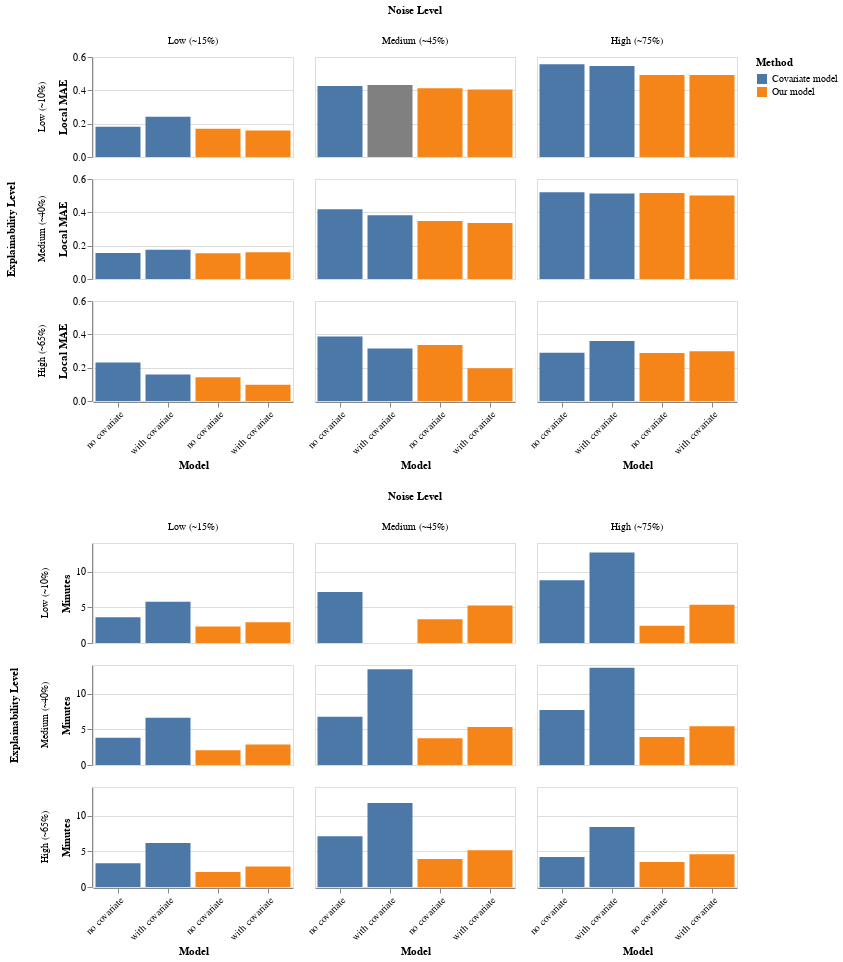

The notebook cell this image was saved under:
### Code cell
plots = []
relabel = ""
for idx, param in zip(df["Partial Index"], df["Config"]):
    relabel += f"datum.label == {idx} ? '{param}' :"
relabel += "'NA'"
for field in ["Local MAE", "Local MSE", "Global MAE", "Global MSE", "Minutes"]:
    plots.append(alt.Chart(df).mark_bar().encode(
        x = alt.X(
            field="Partial Index",
            type="nominal",
            title="Model",
            axis=alt.Axis(labelExpr=relabel, labelAngle=-45),
            sort=alt.Sort(field="Index"),
        ),
        y = alt.Y(field=field, type="quantitative"),
        color = alt.condition(
            ~alt.datum.MCMC,
            alt.ColorValue("Gray"),
            alt.Column(
                field="Method",
                sort=alt.Sort(field="Index"),
                title="Method",
            )
        ),
    ).properties(
        width=200,
        height=100,
    ).facet(
        row=alt.Row(field="Explainability Level", sort=alt.Sort(field="Index")),
        column=alt.Column(field="Noise Level", sort=alt.Sort(field="Index")),
    ))
plots[0] & plots[4]

### Figure 1 — Vega-Lite specification as saved in the notebook (floating-point values rounded to 4 significant figures)
{"config": {"view": {"continuousWidth": 300, "continuousHeight": 300}}, "vconcat": [{"facet": {"column": {"field": "Noise Level", "sort": {"field": "Index"}}, "row": {"field": "Explainability Level", "sort": {"field": "Index"}}}, "spec": {"mark": {"type": "bar"}, "encoding": {"color": {"field": "Method", "sort": {"field": "Index"}, "title": "Method", "condition": {"test": "(!datum.MCMC)", "value": "Gray"}}, "x": {"axis": {"labelAngle": -45, "labelExpr": "datum.label == 0 ? 'no covariate' :datum.label == 1 ? 'with covariate' :datum.label == 0 ? 'no covariate' :datum.label == 1 ? 'with covariate' :datum.label == 0 ? 'no covariate' :datum.label == 1 ? 'with covariate' :datum.label == 0 ? 'no covariate' :datum.label == 1 ? 'with covariate' :datum.label == 0 ? 'no covariate' :datum.label == 1 ? 'with covariate' :datum.label == 0 ? 'no covariate' :datum.label == 1 ? 'with covariate' :datum.label == 0 ? 'no covariate' :datum.label == 1 ? 'with covariate' :datum.label == 0 ? 'no covariate' :datum.label == 1 ? 'with covariate' :datum.label == 0 ? 'no covariate' :datum.label == 1 ? 'with covariate' :datum.label == 2 ? 'no covariate' :datum.label == 3 ? 'with covariate' :datum.label == 2 ? 'no covariate' :datum.label == 3 ? 'with covariate' :datum.label == 2 ? 'no covariate' :datum.label == 3 ? 'with covariate' :datum.label == 2 ? 'no covariate' :datum.label == 3 ? 'with covariate' :datum.label == 2 ? 'no covariate' :datum.label == 3 ? 'with covariate' :datum.label == 2 ? 'no covariate' :datum.label == 3 ? 'with covariate' :datum.label == 2 ? 'no covariate' :datum.label == 3 ? 'with covariate' :datum.label == 2 ? 'no covariate' :datum.label == 3 ? 'with covariate' :datum.label == 2 ? 'no covariate' :datum.label == 3 ? 'with covariate' :'NA'"}, "field": "Partial Index", "sort": {"field": "Index"}, "title": "Model", "type": "nominal"}, "y": {"field": "Local MAE", "type": "quantitative"}}, "height": 100, "width": 200}}, {"facet": {"column": {"field": "Noise Level", "sort": {"field": "Index"}}, "row": {"field": "Explainability Level", "sort": {"field": "Index"}}}, "spec": {"mark": {"type": "bar"}, "encoding": {"color": {"field": "Method", "sort": {"field": "Index"}, "title": "Method", "condition": {"test": "(!datum.MCMC)", "value": "Gray"}}, "x": {"axis": {"labelAngle": -45, "labelExpr": "datum.label == 0 ? 'no covariate' :datum.label == 1 ? 'with covariate' :datum.label == 0 ? 'no covariate' :datum.label == 1 ? 'with covariate' :datum.label == 0 ? 'no covariate' :datum.label == 1 ? 'with covariate' :datum.label == 0 ? 'no covariate' :datum.label == 1 ? 'with covariate' :datum.label == 0 ? 'no covariate' :datum.label == 1 ? 'with covariate' :datum.label == 0 ? 'no covariate' :datum.label == 1 ? 'with covariate' :datum.label == 0 ? 'no covariate' :datum.label == 1 ? 'with covariate' :datum.label == 0 ? 'no covariate' :datum.label == 1 ? 'with covariate' :datum.label == 0 ? 'no covariate' :datum.label == 1 ? 'with covariate' :datum.label == 2 ? 'no covariate' :datum.label == 3 ? 'with covariate' :datum.label == 2 ? 'no covariate' :datum.label == 3 ? 'with covariate' :datum.label == 2 ? 'no covariate' :datum.label == 3 ? 'with covariate' :datum.label == 2 ? 'no covariate' :datum.label == 3 ? 'with covariate' :datum.label == 2 ? 'no covariate' :datum.label == 3 ? 'with covariate' :datum.label == 2 ? 'no covariate' :datum.label == 3 ? 'with covariate' :datum.label == 2 ? 'no covariate' :datum.label == 3 ? 'with covariate' :datum.label == 2 ? 'no covariate' :datum.label == 3 ? 'with covariate' :datum.label == 2 ? 'no covariate' :datum.label == 3 ? 'with covariate' :'NA'"}, "field": "Partial Index", "sort": {"field": "Index"}, "title": "Model", "type": "nominal"}, "y": {"field": "Minutes", "type": "quantitative"}}, "height": 100, "width": 200}}], "data": {"name": "data-1f30216160d77e4507da69872b2abedc"}, "$schema": "https://vega.github.io/schema/vega-lite/v5.20.1.json", "datasets": {"data-1f30216160d77e4507da69872b2abedc": [{"Model": "covariate, no covariate", "Execution time": 215.6, "Local MAE": 0.1813, "Local MSE": 0.01941, "Global MAE": 0.1079, "Global MSE": 0.03862, "MCMC": true, "Iterations": 2000, "Burned": 30000, "Chains": 4, "Thinning": 10, "BUGS": "JAGS", "Noise": 0.1676, "Explainability": 0.1156, "Method": "Covariate model", "Config": "no covariate", "Method Position": 1, "Config Position": 2, "Index": 0, "Minutes": 3.593, "Partial Index": 0, "Explainability Level": "Low (~10%)", "Noise Level": "Low (~15%)"}, {"Model": "covariate, with covariate", "Execution time": 346.8, "Local MAE": 0.2412, "Local MSE": 0.02889, "Global MAE": 0.1676, "Global MSE": 0.06209, "MCMC": true, "Iterations": 2000, "Burned": 30000, "Chains": 4, "Thinning": 10, "BUGS": "JAGS", "Noise": 0.1676, "Explainability": 0.1156, "Method": "Covariate model", "Config": "with covariate", "Method Position": 1, "Config Position": 3, "Index": 1, "Minutes": 5.78, "Partial Index": 1, "Explainability Level": "Low (~10%)", "Noise Level": "Low (~15%)"}, {"Model": "covariate, no covariate", "Execution time": 229.3, "Local MAE": 0.156, "Local MSE": 0.01468, "Global MAE": 0.09719, "Global MSE": 0.03065, "MCMC": true, "Iterations": 2000, "Burned": 30000, "Chains": 4, "Thinning": 10, "BUGS": "JAGS", "Noise": 0.1735, "Explainability": 0.3471, "Method": "Covariate model", "Config": "no covariate", "Method Position": 1, "Config Position": 6, "Index": 2, "Minutes": 3.821, "Partial Index": 0, "Explainability Level": "Medium (~40%)", "Noise Level": "Low (~15%)"}, {"Model": "covariate, with covariate", "Execution time": 397.9, "Local MAE": 0.1756, "Local MSE": 0.01533, "Global MAE": 0.07578, "Global MSE": 0.02742, "MCMC": true, "Iterations": 2000, "Burned": 30000, "Chains": 4, "Thinning": 10, "BUGS": "JAGS", "Noise": 0.1735, "Explainability": 0.3471, "Method": "Covariate model", "Config": "with covariate", "Method Position": 1, "Config Position": 7, "Index": 3, "Minutes": 6.632, "Partial Index": 1, "Explainability Level": "Medium (~40%)", "Noise Level": "Low (~15%)"}, {"Model": "covariate, no covariate", "Execution time": 200.3, "Local MAE": 0.2304, "Local MSE": 0.0202, "Global MAE": 0.1797, "Global MSE": 0.06151, "MCMC": true, "Iterations": 2000, "Burned": 30000, "Chains": 4, "Thinning": 10, "BUGS": "JAGS", "Noise": 0.1732, "Explainability": 0.6517, "Method": "Covariate model", "Config": "no covariate", "Method Position": 1, "Config Position": 10, "Index": 4, "Minutes": 3.338, "Partial Index": 0, "Explainability Level": "High (~65%)", "Noise Level": "Low (~15%)"}, {"Model": "covariate, with covariate", "Execution time": 369.8, "Local MAE": 0.1585, "Local MSE": 0.014, "Global MAE": 0.1324, "Global MSE": 0.04214, "MCMC": true, "Iterations": 2000, "Burned": 30000, "Chains": 4, "Thinning": 10, "BUGS": "JAGS", "Noise": 0.1732, "Explainability": 0.6517, "Method": "Covariate model", "Config": "with covariate", "Method Position": 1, "Config Position": 11, "Index": 5, "Minutes": 6.163, "Partial Index": 1, "Explainability Level": "High (~65%)", "Noise Level": "Low (~15%)"}, {"Model": "covariate, no covariate", "Execution time": 427.8, "Local MAE": 0.4261, "Local MSE": 0.05539, "Global MAE": 0.2346, "Global MSE": 0.0812, "MCMC": true, "Iterations": 2000, "Burned": 30000, "Chains": 4, "Thinning": 10, "BUGS": "JAGS", "Noise": 0.4744, "Explainability": 0.105, "Method": "Covariate model", "Config": "no covariate", "Method Position": 1, "Config Position": 14, "Index": 6, "Minutes": 7.13, "Partial Index": 0, "Explainability Level": "Low (~10%)", "Noise Level": "Medium (~45%)"}, {"Model": "covariate, with covariate", "Execution time": 0.0, "Local MAE": 0.4323, "Local MSE": 0.05805, "Global MAE": 0.3315, "Global MSE": 0.1183, "MCMC": false, "Iterations": 2000, "Burned": 30000, "Chains": 4, "Thinning": 10, "BUGS": "JAGS", "Noise": 0.4744, "Explainability": 0.105, "Method": "Covariate model", "Config": "with covariate", "Method Position": 1, "Config Position": 15, "Index": 7, "Minutes": 0.0, "Partial Index": 1, "Explainability Level": "Low (~10%)", "Noise Level": "Medium (~45%)"}, {"Model": "covariate, no covariate", "Execution time": 405.9, "Local MAE": 0.4192, "Local MSE": 0.06298, "Global MAE": 0.2292, "Global MSE": 0.08805, "MCMC": true, "Iterations": 2000, "Burned": 30000, "Chains": 4, "Thinning": 10, "BUGS": "JAGS", "Noise": 0.4681, "Explainability": 0.4587, "Method": "Covariate model", "Config": "no covariate", "Method Position": 1, "Config Position": 18, "Index": 8, "Minutes": 6.764, "Partial Index": 0, "Explainability Level": "Medium (~40%)", "Noise Level": "Medium (~45%)"}, {"Model": "covariate, with covariate", "Execution time": 804.0, "Local MAE": 0.3824, "Local MSE": 0.05581, "Global MAE": 0.1645, "Global MSE": 0.06488, "MCMC": true, "Iterations": 2000, "Burned": 30000, "Chains": 4, "Thinning": 10, "BUGS": "JAGS", "Noise": 0.4681, "Explainability": 0.4587, "Method": "Covariate model", "Config": "with covariate", "Method Position": 1, "Config Position": 19, "Index": 9, "Minutes": 13.4, "Partial Index": 1, "Explainability Level": "Medium (~40%)", "Noise Level": "Medium (~45%)"}, {"Model": "covariate, no covariate", "Execution time": 427.1, "Local MAE": 0.3875, "Local MSE": 0.03956, "Global MAE": 0.2074, "Global MSE": 0.07, "MCMC": true, "Iterations": 2000, "Burned": 30000, "Chains": 4, "Thinning": 10, "BUGS": "JAGS", "Noise": 0.4915, "Explainability": 0.6784, "Method": "Covariate model", "Config": "no covariate", "Method Position": 1, "Config Position": 22, "Index": 10, "Minutes": 7.118, "Partial Index": 0, "Explainability Level": "High (~65%)", "Noise Level": "Medium (~45%)"}, {"Model": "covariate, with covariate", "Execution time": 705.0, "Local MAE": 0.3147, "Local MSE": 0.03453, "Global MAE": 0.2997, "Global MSE": 0.1068, "MCMC": true, "Iterations": 2000, "Burned": 30000, "Chains": 4, "Thinning": 10, "BUGS": "JAGS", "Noise": 0.4915, "Explainability": 0.6784, "Method": "Covariate model", "Config": "with covariate", "Method Position": 1, "Config Position": 23, "Index": 11, "Minutes": 11.75, "Partial Index": 1, "Explainability Level": "High (~65%)", "Noise Level": "Medium (~45%)"}, {"Model": "covariate, no covariate", "Execution time": 526.7, "Local MAE": 0.5564, "Local MSE": 0.0588, "Global MAE": 0.3406, "Global MSE": 0.1162, "MCMC": true, "Iterations": 2000, "Burned": 30000, "Chains": 4, "Thinning": 10, "BUGS": "JAGS", "Noise": 0.7627, "Explainability": 0.1139, "Method": "Covariate model", "Config": "no covariate", "Method Position": 1, "Config Position": 26, "Index": 12, "Minutes": 8.778, "Partial Index": 0, "Explainability Level": "Low (~10%)", "Noise Level": "High (~75%)"}, {"Model": "covariate, with covariate", "Execution time": 760.2, "Local MAE": 0.5455, "Local MSE": 0.05978, "Global MAE": 0.3574, "Global MSE": 0.1185, "MCMC": true, "Iterations": 2000, "Burned": 30000, "Chains": 4, "Thinning": 10, "BUGS": "JAGS", "Noise": 0.7627, "Explainability": 0.1139, "Method": "Covariate model", "Config": "with covariate", "Method Position": 1, "Config Position": 27, "Index": 13, "Minutes": 12.67, "Partial Index": 1, "Explainability Level": "Low (~10%)", "Noise Level": "High (~75%)"}, {"Model": "covariate, no covariate", "Execution time": 462.5, "Local MAE": 0.5198, "Local MSE": 0.06399, "Global MAE": 0.2551, "Global MSE": 0.1012, "MCMC": true, "Iterations": 2000, "Burned": 30000, "Chains": 4, "Thinning": 10, "BUGS": "JAGS", "Noise": 0.7586, "Explainability": 0.4723, "Method": "Covariate model", "Config": "no covariate", "Method Position": 1, "Config Position": 30, "Index": 14, "Minutes": 7.709, "Partial Index": 0, "Explainability Level": "Medium (~40%)", "Noise Level": "High (~75%)"}, {"Model": "covariate, with covariate", "Execution time": 816.1, "Local MAE": 0.5133, "Local MSE": 0.05992, "Global MAE": 0.2434, "Global MSE": 0.0876, "MCMC": true, "Iterations": 2000, "Burned": 30000, "Chains": 4, "Thinning": 10, "BUGS": "JAGS", "Noise": 0.7586, "Explainability": 0.4723, "Method": "Covariate model", "Config": "with covariate", "Method Position": 1, "Config Position": 31, "Index": 15, "Minutes": 13.6, "Partial Index": 1, "Explainability Level": "Medium (~40%)", "Noise Level": "High (~75%)"}, {"Model": "covariate, no covariate", "Execution time": 252.0, "Local MAE": 0.289, "Local MSE": 0.03024, "Global MAE": 0.1243, "Global MSE": 0.04322, "MCMC": true, "Iterations": 2000, "Burned": 30000, "Chains": 4, "Thinning": 10, "BUGS": "JAGS", "Noise": 0.7621, "Explainability": 0.6036, "Method": "Covariate model", "Config": "no covariate", "Method Position": 1, "Config Position": 34, "Index": 16, "Minutes": 4.2, "Partial Index": 0, "Explainability Level": "High (~65%)", "Noise Level": "High (~75%)"}, {"Model": "covariate, with covariate", "Execution time": 504.0, "Local MAE": 0.3604, "Local MSE": 0.04114, "Global MAE": 0.2118, "Global MSE": 0.07658, "MCMC": true, "Iterations": 2000, "Burned": 30000, "Chains": 4, "Thinning": 10, "BUGS": "JAGS", "Noise": 0.7621, "Explainability": 0.6036, "Method": "Covariate model", "Config": "with covariate", "Method Position": 1, "Config Position": 35, "Index": 17, "Minutes": 8.399, "Partial Index": 1, "Explainability Level": "High (~65%)", "Noise Level": "High (~75%)"}, {"Model": "logit covariate, no covariate", "Execution time": 137.6, "Local MAE": 0.1697, "Local MSE": 0.02207, "Global MAE": 0.08196, "Global MSE": 0.03426, "MCMC": true, "Iterations": 2000, "Burned": 30000, "Chains": 4, "Thinning": 10, "BUGS": "JAGS", "Noise": 0.1676, "Explainability": 0.1156, "Method": "Our model", "Config": "no covariate", "Method Position": 6, "Config Position": 0, "Index": 18, "Minutes": 2.293, "Partial Index": 2, "Explainability Level": "Low (~10%)", "Noise Level": "Low (~15%)"}, {"Model": "logit covariate, with covariate", "Execution time": 173.8, "Local MAE": 0.1597, "Local MSE": 0.01995, "Global MAE": 0.08755, "Global MSE": 0.03081, "MCMC": true, "Iterations": 2000, "Burned": 30000, "Chains": 4, "Thinning": 10, "BUGS": "JAGS", "Noise": 0.1676, "Explainability": 0.1156, "Method": "Our model", "Config": "with covariate", "Method Position": 6, "Config Position": 1, "Index": 19, "Minutes": 2.897, "Partial Index": 3, "Explainability Level": "Low (~10%)", "Noise Level": "Low (~15%)"}, {"Model": "logit covariate, no covariate", "Execution time": 124.3, "Local MAE": 0.154, "Local MSE": 0.0165, "Global MAE": 0.09224, "Global MSE": 0.03496, "MCMC": true, "Iterations": 2000, "Burned": 30000, "Chains": 4, "Thinning": 10, "BUGS": "JAGS", "Noise": 0.1735, "Explainability": 0.3471, "Method": "Our model", "Config": "no covariate", "Method Position": 6, "Config Position": 4, "Index": 20, "Minutes": 2.072, "Partial Index": 2, "Explainability Level": "Medium (~40%)", "Noise Level": "Low (~15%)"}, {"Model": "logit covariate, with covariate", "Execution time": 172.6, "Local MAE": 0.1605, "Local MSE": 0.02108, "Global MAE": 0.1067, "Global MSE": 0.04085, "MCMC": true, "Iterations": 2000, "Burned": 30000, "Chains": 4, "Thinning": 10, "BUGS": "JAGS", "Noise": 0.1735, "Explainability": 0.3471, "Method": "Our model", "Config": "with covariate", "Method Position": 6, "Config Position": 5, "Index": 21, "Minutes": 2.877, "Partial Index": 3, "Explainability Level": "Medium (~40%)", "Noise Level": "Low (~15%)"}, {"Model": "logit covariate, no covariate", "Execution time": 125.1, "Local MAE": 0.1428, "Local MSE": 0.01149, "Global MAE": 0.07924, "Global MSE": 0.02879, "MCMC": true, "Iterations": 2000, "Burned": 30000, "Chains": 4, "Thinning": 10, "BUGS": "JAGS", "Noise": 0.1732, "Explainability": 0.6517, "Method": "Our model", "Config": "no covariate", "Method Position": 6, "Config Position": 8, "Index": 22, "Minutes": 2.084, "Partial Index": 2, "Explainability Level": "High (~65%)", "Noise Level": "Low (~15%)"}, {"Model": "logit covariate, with covariate", "Execution time": 171.5, "Local MAE": 0.09697, "Local MSE": 0.008959, "Global MAE": 0.0622, "Global MSE": 0.0252, "MCMC": true, "Iterations": 2000, "Burned": 30000, "Chains": 4, "Thinning": 10, "BUGS": "JAGS", "Noise": 0.1732, "Explainability": 0.6517, "Method": "Our model", "Config": "with covariate", "Method Position": 6, "Config Position": 9, "Index": 23, "Minutes": 2.858, "Partial Index": 3, "Explainability Level": "High (~65%)", "Noise Level": "Low (~15%)"}, {"Model": "logit covariate, no covariate", "Execution time": 199.8, "Local MAE": 0.4118, "Local MSE": 0.05957, "Global MAE": 0.1689, "Global MSE": 0.06654, "MCMC": true, "Iterations": 2000, "Burned": 30000, "Chains": 4, "Thinning": 10, "BUGS": "JAGS", "Noise": 0.4744, "Explainability": 0.105, "Method": "Our model", "Config": "no covariate", "Method Position": 6, "Config Position": 12, "Index": 24, "Minutes": 3.33, "Partial Index": 2, "Explainability Level": "Low (~10%)", "Noise Level": "Medium (~45%)"}, {"Model": "logit covariate, with covariate", "Execution time": 314.6, "Local MAE": 0.4049, "Local MSE": 0.05809, "Global MAE": 0.1967, "Global MSE": 0.07257, "MCMC": true, "Iterations": 2000, "Burned": 30000, "Chains": 4, "Thinning": 10, "BUGS": "JAGS", "Noise": 0.4744, "Explainability": 0.105, "Method": "Our model", "Config": "with covariate", "Method Position": 6, "Config Position": 13, "Index": 25, "Minutes": 5.244, "Partial Index": 3, "Explainability Level": "Low (~10%)", "Noise Level": "Medium (~45%)"}, {"Model": "logit covariate, no covariate", "Execution time": 224.7, "Local MAE": 0.3483, "Local MSE": 0.05833, "Global MAE": 0.1432, "Global MSE": 0.06613, "MCMC": true, "Iterations": 2000, "Burned": 30000, "Chains": 4, "Thinning": 10, "BUGS": "JAGS", "Noise": 0.4681, "Explainability": 0.4587, "Method": "Our model", "Config": "no covariate", "Method Position": 6, "Config Position": 16, "Index": 26, "Minutes": 3.744, "Partial Index": 2, "Explainability Level": "Medium (~40%)", "Noise Level": "Medium (~45%)"}, {"Model": "logit covariate, with covariate", "Execution time": 318.2, "Local MAE": 0.3354, "Local MSE": 0.05389, "Global MAE": 0.1277, "Global MSE": 0.05459, "MCMC": true, "Iterations": 2000, "Burned": 30000, "Chains": 4, "Thinning": 10, "BUGS": "JAGS", "Noise": 0.4681, "Explainability": 0.4587, "Method": "Our model", "Config": "with covariate", "Method Position": 6, "Config Position": 17, "Index": 27, "Minutes": 5.303, "Partial Index": 3, "Explainability Level": "Medium (~40%)", "Noise Level": "Medium (~45%)"}, {"Model": "logit covariate, no covariate", "Execution time": 234.5, "Local MAE": 0.3362, "Local MSE": 0.02888, "Global MAE": 0.1368, "Global MSE": 0.05292, "MCMC": true, "Iterations": 2000, "Burned": 30000, "Chains": 4, "Thinning": 10, "BUGS": "JAGS", "Noise": 0.4915, "Explainability": 0.6784, "Method": "Our model", "Config": "no covariate", "Method Position": 6, "Config Position": 20, "Index": 28, "Minutes": 3.908, "Partial Index": 2, "Explainability Level": "High (~65%)", "Noise Level": "Medium (~45%)"}, {"Model": "logit covariate, with covariate", "Execution time": 308.3, "Local MAE": 0.1961, "Local MSE": 0.01998, "Global MAE": 0.05909, "Global MSE": 0.02208, "MCMC": true, "Iterations": 2000, "Burned": 30000, "Chains": 4, "Thinning": 10, "BUGS": "JAGS", "Noise": 0.4915, "Explainability": 0.6784, "Method": "Our model", "Config": "with covariate", "Method Position": 6, "Config Position": 21, "Index": 29, "Minutes": 5.138, "Partial Index": 3, "Explainability Level": "High (~65%)", "Noise Level": "Medium (~45%)"}, {"Model": "logit covariate, no covariate", "Execution time": 145.0, "Local MAE": 0.4914, "Local MSE": 0.04941, "Global MAE": 0.2063, "Global MSE": 0.07083, "MCMC": true, "Iterations": 2000, "Burned": 30000, "Chains": 4, "Thinning": 10, "BUGS": "JAGS", "Noise": 0.7627, "Explainability": 0.1139, "Method": "Our model", "Config": "no covariate", "Method Position": 6, "Config Position": 24, "Index": 30, "Minutes": 2.416, "Partial Index": 2, "Explainability Level": "Low (~10%)", "Noise Level": "High (~75%)"}, {"Model": "logit covariate, with covariate", "Execution time": 321.1, "Local MAE": 0.4919, "Local MSE": 0.05052, "Global MAE": 0.2096, "Global MSE": 0.07204, "MCMC": true, "Iterations": 2000, "Burned": 30000, "Chains": 4, "Thinning": 10, "BUGS": "JAGS", "Noise": 0.7627, "Explainability": 0.1139, "Method": "Our model", "Config": "with covariate", "Method Position": 6, "Config Position": 25, "Index": 31, "Minutes": 5.352, "Partial Index": 3, "Explainability Level": "Low (~10%)", "Noise Level": "High (~75%)"}, {"Model": "logit covariate, no covariate", "Execution time": 234.7, "Local MAE": 0.5161, "Local MSE": 0.0677, "Global MAE": 0.2591, "Global MSE": 0.09669, "MCMC": true, "Iterations": 2000, "Burned": 30000, "Chains": 4, "Thinning": 10, "BUGS": "JAGS", "Noise": 0.7586, "Explainability": 0.4723, "Method": "Our model", "Config": "no covariate", "Method Position": 6, "Config Position": 28, "Index": 32, "Minutes": 3.912, "Partial Index": 2, "Explainability Level": "Medium (~40%)", "Noise Level": "High (~75%)"}, {"Model": "logit covariate, with covariate", "Execution time": 325.2, "Local MAE": 0.5017, "Local MSE": 0.06771, "Global MAE": 0.2479, "Global MSE": 0.09329, "MCMC": true, "Iterations": 2000, "Burned": 30000, "Chains": 4, "Thinning": 10, "BUGS": "JAGS", "Noise": 0.7586, "Explainability": 0.4723, "Method": "Our model", "Config": "with covariate", "Method Position": 6, "Config Position": 29, "Index": 33, "Minutes": 5.42, "Partial Index": 3, "Explainability Level": "Medium (~40%)", "Noise Level": "High (~75%)"}, {"Model": "logit covariate, no covariate", "Execution time": 211.0, "Local MAE": 0.2885, "Local MSE": 0.02788, "Global MAE": 0.1428, "Global MSE": 0.04846, "MCMC": true, "Iterations": 2000, "Burned": 30000, "Chains": 4, "Thinning": 10, "BUGS": "JAGS", "Noise": 0.7621, "Explainability": 0.6036, "Method": "Our model", "Config": "no covariate", "Method Position": 6, "Config Position": 32, "Index": 34, "Minutes": 3.516, "Partial Index": 2, "Explainability Level": "High (~65%)", "Noise Level": "High (~75%)"}, {"Model": "logit covariate, with covariate", "Execution time": 274.2, "Local MAE": 0.2979, "Local MSE": 0.02875, "Global MAE": 0.1089, "Global MSE": 0.0366, "MCMC": true, "Iterations": 2000, "Burned": 30000, "Chains": 4, "Thinning": 10, "BUGS": "JAGS", "Noise": 0.7621, "Explainability": 0.6036, "Method": "Our model", "Config": "with covariate", "Method Position": 6, "Config Position": 33, "Index": 35, "Minutes": 4.57, "Partial Index": 3, "Explainability Level": "High (~65%)", "Noise Level": "High (~75%)"}]}}
